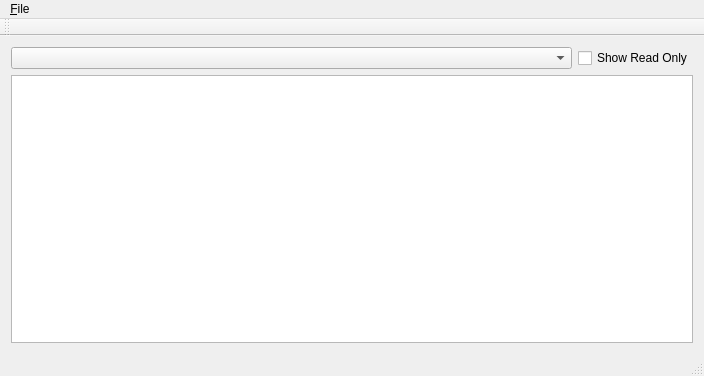
<?xml version="1.0" encoding="UTF-8"?>
<ui version="4.0">
 <class>MainWindow</class>
 <widget class="QMainWindow" name="MainWindow">
  <property name="geometry">
   <rect>
    <x>0</x>
    <y>0</y>
    <width>704</width>
    <height>376</height>
   </rect>
  </property>
  <property name="windowTitle">
   <string>MainWindow</string>
  </property>
  <widget class="QWidget" name="centralWidget">
   <layout class="QVBoxLayout" name="verticalLayout">
    <item>
     <layout class="QHBoxLayout" name="horizontalLayout">
      <item>
       <widget class="QComboBox" name="comboBox">
        <property name="sizePolicy">
         <sizepolicy hsizetype="Expanding" vsizetype="Fixed">
          <horstretch>0</horstretch>
          <verstretch>0</verstretch>
         </sizepolicy>
        </property>
       </widget>
      </item>
      <item>
       <widget class="QCheckBox" name="checkBox">
        <property name="text">
         <string>Show Read Only</string>
        </property>
       </widget>
      </item>
     </layout>
    </item>
    <item>
     <widget class="QTreeView" name="treeView">
      <property name="headerHidden">
       <bool>false</bool>
      </property>
      <attribute name="headerVisible">
       <bool>true</bool>
      </attribute>
     </widget>
    </item>
   </layout>
  </widget>
  <widget class="QMenuBar" name="menuBar">
   <property name="geometry">
    <rect>
     <x>0</x>
     <y>0</y>
     <width>704</width>
     <height>21</height>
    </rect>
   </property>
   <widget class="QMenu" name="menu_File">
    <property name="title">
     <string>&amp;File</string>
    </property>
    <addaction name="actionExit"/>
   </widget>
   <addaction name="menu_File"/>
  </widget>
  <widget class="QToolBar" name="mainToolBar">
   <attribute name="toolBarArea">
    <enum>TopToolBarArea</enum>
   </attribute>
   <attribute name="toolBarBreak">
    <bool>false</bool>
   </attribute>
  </widget>
  <widget class="QStatusBar" name="statusBar"/>
  <action name="actionExit">
   <property name="text">
    <string>E&amp;xit</string>
   </property>
   <property name="shortcut">
    <string>Ctrl+Q</string>
   </property>
  </action>
 </widget>
 <layoutdefault spacing="6" margin="11"/>
 <resources/>
 <connections/>
</ui>
